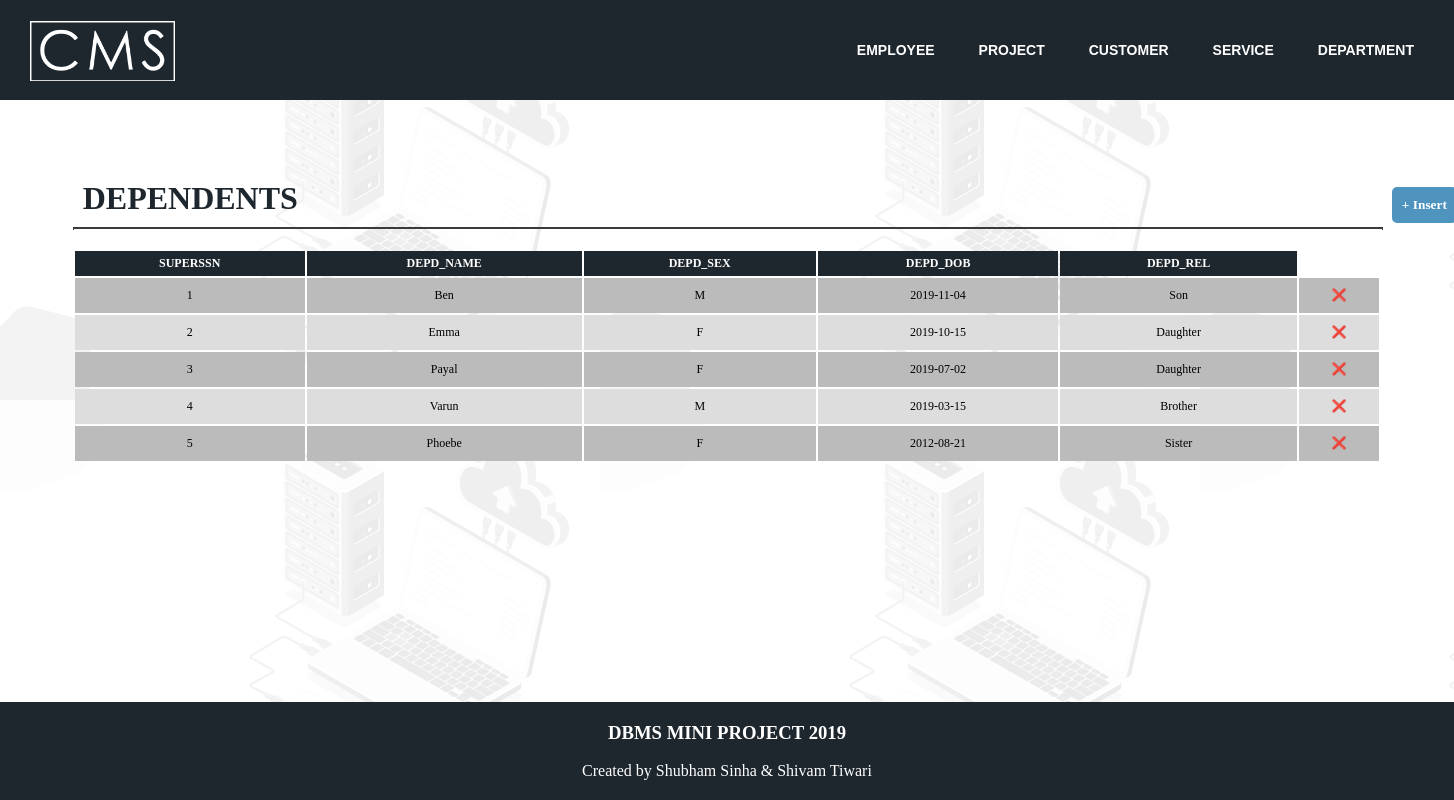
/dependent/dependents.php?success=1, run on the app's committed database.
### tables this page shows
CREATE TABLE `dependent` (
  `superssn` int(11) DEFAULT NULL,
  `depd_name` varchar(30) DEFAULT NULL,
  `depd_sex` varchar(10) DEFAULT NULL,
  `depd_dob` date DEFAULT NULL,
  `depd_rel` varchar(20) DEFAULT NULL
);

### dependent/dependents.php (the view, shortened to what this page needs)
<?php
    include_once "../include/conn.cms.php";
?>
<!DOCTYPE html>
<html>
    <head>
        <link rel="stylesheet" href="../temp.css">
        <link rel="stylesheet" href="../table.disp.style.css">
        <link rel="stylesheet" href="../modal.css">
        <link rel="stylesheet" href="../input.modal.style.css">
    </head>
    <body>
        <header>
            <div class="head">
            <a href="../index.php"><img src="../assets/cms-logo.png" alt="CMS LOGO" class="logo"></a>
                <div class="navlinkcon">
                <a class="navlinks" href="../employee/employee.php">EMPLOYEE</a>
                <a class="navlinks" href="../project/project.php">PROJECT</a>
                <a class="navlinks" href="../customer/customer.php">CUSTOMER</a>
                <a class="navlinks" href="../services/services.php">SERVICE</a>
                <a class="navlinks" href="../department/department.php">DEPARTMENT</a>
            </div>
            </div>
        </header>
        <main>
            <div class="container">
                    <h2 class="heading" id="table_name">DEPENDENTS</h2>
                    <button class="ins" id="insert" onClick="showInsert();">+ Insert</button>
                    <hr/>
                    <div class="table_container">
                    <table class="table">
                    <?php
                        $ArrtibutesQuery = "SHOW COLUMNS FROM DEPENDENT;";
                        $getData = "SELECT * FROM DEPENDENT;";
                        $tableAttributes = mysqli_query($connection, $ArrtibutesQuery);
                        $tableData = mysqli_query($connection, $getData);
                        $attributesExist = mysqli_num_rows($tableAttributes);
                        $dataExist = mysqli_num_rows($tableData);
                        if($attributesExist > 0){
                            echo "<tr class='theading'>";
                            while($row = mysqli_fetch_array($tableAttributes)){
                                echo "<th>" .strtoupper($row["Field"]) ."</th>";
                            }
                            echo "</tr>";
                        }
                        if($dataExist > 0){
                            while($row = mysqli_fetch_array($tableData)){
                                echo"<tr>";
                                echo "<td>".$row['superssn']."</td>";
                                echo "<td>".$row['depd_name']."</td>";
                                echo "<td>".$row['depd_sex']."</td>";
                                echo "<td>".$row['depd_dob']."</td>";
                                echo "<td>".$row['depd_rel']."</td>";
                                echo "<td class='del'>"."&#x274c;"."</td>";
                                echo "</tr>";
                            }
                        }
                            ?>
                        </table>
                </div>
            </div>
        </main>
        <footer class="foot">
            <h3 class="">DBMS MINI PROJECT 2019</h3><br>
            <p>Created by Shubham Sinha & Shivam Tiwari</p>
        </footer>
    </body>
</html>

### temp.css (style rules this page uses)
* { margin:0; padding: 0; }
body { background-image: url(assets/bg-grey.png); font-family: 'Raleway', sans-serif; }
.head { align-content: center; background-color: #1e272e; height: 100px; width: 100%; }
.logo { width: 10%; align-content: center; position: relative; left:30px; top:20px; }
.heading { font-size: 32px; text-align: center; font-family: 'Raleway', 'san-serif'; color:#1e272e; padding: 25px; }
hr { background-color: #3A3A3A; border: 1px dotted #3A3A3A; width: 90%; margin:0px auto }
.container { margin: 70px auto; width: 100%; height: auto; }
.foot { position: absolute; bottom: 0; width:100%; background-color: #1e272e; color: white; text-align: center; padding: 20px 0; }
.navlinks { margin:30px 10px; text-decoration: none; padding: 10px; color: white; font-size: 14px; font-weight: bold; font-family: Verdana, Geneva, Tahoma, sans-serif; }
.navlinkcon { float: right; margin: 40px 20px; }

### table.disp.style.css (style rules this page uses)
.table_container { height:300px; overflow: auto; }
table { width: 100%; margin-top: 20px; text-align: center; }
th, td { font-size: 12px; padding: 10px 5px; }
th { background-color: #1e272e; color: white; padding: 5px; }
tr:nth-child(even) { background-color: #bbbbbb; }
tr:nth-child(odd) { background-color: #dddddd; }

### modal.css (style rules this page uses)
* { font-family:'verdana','san-serif'; }

### input.modal.style.css (style rules this page uses)
* { margin:0; padding:0; }

### dependent/dependents.php (style rules this page uses)
.container { width:90%; }
.heading { display: inline-block; text-align: left; padding: 10px; }
.ins { position: relative; left:1080px; color: white; font-weight: bold; width: auto; height: auto; border: none; border-radius: 5px; padding: 10px; background-color: #4F93BF; align-self: right; cursor:pointer; }
hr { width: 100%; }
td { cursor:pointer; }
.foot { position:absolute; bottom:0; }

### data on the page
dependent: superssn "1", depd_name "Ben", depd_sex "M", depd_dob "2019-11-04", depd_rel "Son"
dependent: superssn "2", depd_name "Emma", depd_sex "F", depd_dob "2019-10-15", depd_rel "Daughter"
dependent: superssn "3", depd_name "Payal", depd_sex "F", depd_dob "2019-07-02", depd_rel "Daughter"
dependent: superssn "4", depd_name "Varun", depd_sex "M", depd_dob "2019-03-15", depd_rel "Brother"
dependent: superssn "5", depd_name "Phoebe", depd_sex "F", depd_dob "2012-08-21", depd_rel "Sister"

### other printed values
$row["Field"] "SUPERSSN"
$row["Field"] "DEPD_NAME"
$row["Field"] "DEPD_SEX"
$row["Field"] "DEPD_DOB"
$row["Field"] "DEPD_REL"
